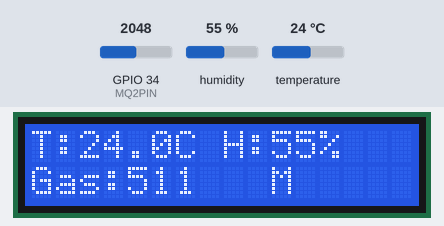
A sketch run on a simulated ESP32. Shown: 16×2 character LCD. The test bench sets the inputs (shaded band); at power-on: GPIO 34 (MQ2PIN) = 2048, humidity 55 %, temperature 24 °C (analog values on the 0–4095 scale). What the sketch prints to the serial monitor is not drawn.

Above: at 3.6 s.
3.7 s: GPIO 34 (MQ2PIN) set to 1657
At 6.8 s:
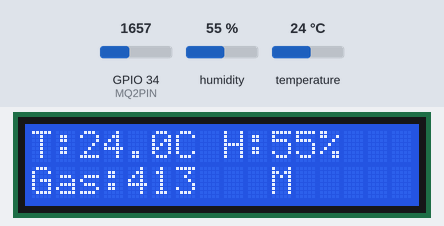
7.6 s: GPIO 34 (MQ2PIN) set to 1529
At 10.3 s:
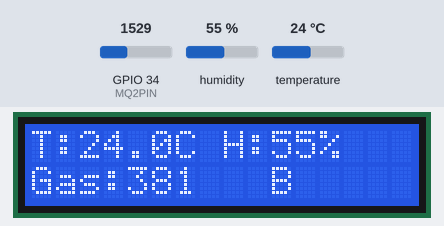
11.5 s: GPIO 34 (MQ2PIN) set to 0
At 13.3 s:
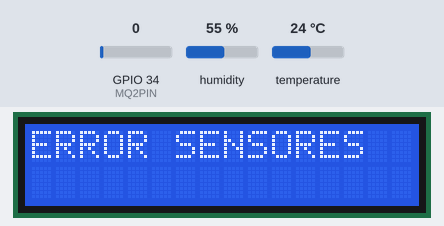
15.4 s: GPIO 34 (MQ2PIN) set to 2047
At 18.3 s:
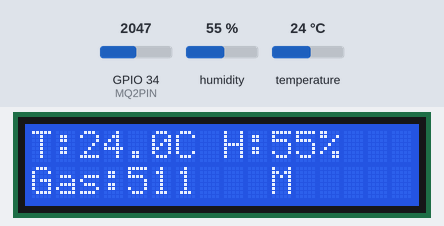
19.5 s: humidity set to 22 %
At 21.8 s:
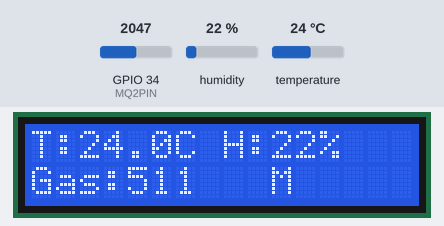
23.4 s: temperature set to 12 °C
At 25.3 s:
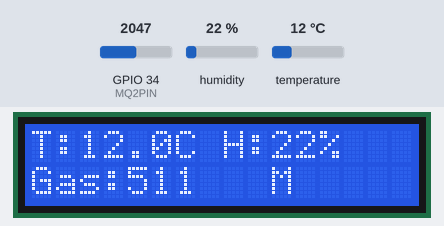
Timing chart, 0 to 26.8 s (numbered marks = the images above; inputs shaded):
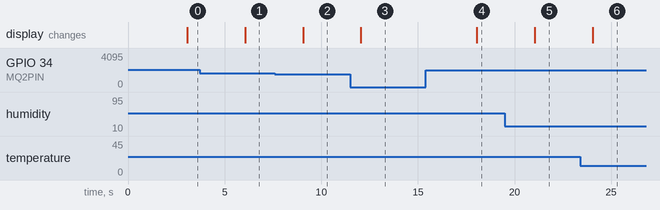

The sketch:

Invernadero.ino
```cpp
#include <DHT.h>
#include <Wire.h>
#include <LiquidCrystal_I2C.h>

// ==============================
// CONFIGURACIÓN DE PINES Y SENSORES
// ==============================
#define DHTPIN 15
#define DHTTYPE DHT11
#define MQ2PIN 34

DHT dht(DHTPIN, DHTTYPE);

// Pantalla LCD I2C 16x2 (dirección 0x27, puede variar)
LiquidCrystal_I2C lcd(0x27, 16, 2);

// ==============================
// VARIABLES GLOBALES
// ==============================
unsigned long ultimoTiempoLectura = 0;
const unsigned long INTERVALO_LECTURA = 3000; // Cada 3 segundos

float humedadAnterior = 0;
float temperaturaAnterior = 0;

// ==============================
// CONFIGURACIÓN INICIAL
// ==============================
void setup() {
  Serial.begin(115200);
  Serial.println("\n=== MONITOREO DE INVERNADERO ===");

  // Inicializar DHT11
  dht.begin();
  if (!verificarDHT()) Serial.println("❌ ERROR: Sensor DHT11 no responde");
  else Serial.println("✅ Sensor DHT11 listo");

  // Configurar MQ2 ADC
  analogReadResolution(12);         // 12 bits = 0-4095
  analogSetAttenuation(ADC_11db);  // rango ~0-3.6V
  pinMode(MQ2PIN, INPUT);

  // Inicializar LCD
  lcd.init();
  lcd.backlight();
  lcd.clear();
  lcd.setCursor(0, 0);
  lcd.print("Sistema listo");
}

// ==============================
// FUNCIONES DE LECTURA DE SENSORES
// ==============================
bool verificarDHT() {
  float temp = dht.readTemperature();
  float hum = dht.readHumidity();
  return !isnan(temp) && !isnan(hum);
}

// ==============================
// BUCLE PRINCIPAL
// ==============================
void loop() {
  unsigned long tiempoActual = millis();
  if (tiempoActual - ultimoTiempoLectura >= INTERVALO_LECTURA) {
    ultimoTiempoLectura = tiempoActual;

    float temp = dht.readTemperature();
    float hum = dht.readHumidity();
    int gasRaw = analogRead(MQ2PIN);
    int gas = map(gasRaw, 0, 4095, 0, 1023); // Normalización 0–1023

    bool errorSensores = false;
    if (isnan(temp) || isnan(hum)) {
      Serial.println("⚠ Error al leer el DHT11");
      errorSensores = true;
    }
    if (gasRaw == 0) {
      Serial.println("⚠ Error al leer el sensor MQ2");
      errorSensores = true;
    }

    if (!errorSensores) {
      mostrarDatos(temp, hum, gas);
      mostrarLCD(temp, hum, gas);
    } else {
      Serial.println("❌ Algunos sensores no están respondiendo");
      lcd.clear();
      lcd.setCursor(0,0);
      lcd.print("ERROR SENSORES");
    }
  }
}

// ==============================
// FUNCIONES DE SALIDA
// ==============================
void mostrarDatos(float temp, float hum, int gas) {
  Serial.println("\n--- LECTURA DE SENSORES ---");
  Serial.print("🌡 Temperatura: "); Serial.print(temp); Serial.println(" °C");
  Serial.print("💧 Humedad: "); Serial.print(hum); Serial.println(" %");
  Serial.print("🔥 Nivel de gas: "); Serial.println(gas);

  String riesgo = calcularRiesgo(temp, hum, gas);
  Serial.println("📊 Nivel de riesgo: " + riesgo);
}

// ==============================
// MOSTRAR EN LCD
// ==============================
void mostrarLCD(float temp, float hum, int gas) {
  lcd.clear();
  lcd.setCursor(0, 0);
  lcd.print("T:");
  lcd.print(temp,1);
  lcd.print("C H:");
  lcd.print(hum,0);
  lcd.print("%");

  lcd.setCursor(0,1);
  String riesgo = calcularRiesgo(temp, hum, gas);
  lcd.print("Gas:");
  lcd.print(gas);
  lcd.setCursor(10,1);
  lcd.print(riesgo[0]); // Muestra el primer símbolo para alertar visual
}

// ==============================
// FUNCIÓN PARA CLASIFICAR EL RIESGO
// ==============================
String calcularRiesgo(float temp, float hum, int gas) {
  if (temp > 45 && gas > 900 && hum < 25) return "ALTO";
  if ((temp > 40 && gas > 700) || (gas > 800 && hum < 30)) return "MEDIO";
  if (temp < 35 && gas < 400 && hum > 30) return "BAJO";
  return "MOD";
}
```

Measured:
- the behaviour switches between 1602 and 1601 on GPIO 34 (MQ2PIN) (found by bisection; images 1 and 2)
- after the input at 3.7 s, the display: changes after 2.4 s (image 1)
- after the input at 7.6 s, the display: changes after 1.5 s (image 2)
- after the input at 11.5 s, the display: changes after 0.54 s (image 3)
- after the input at 15.4 s, the display: changes after 2.7 s (image 4)
- after the input at 19.5 s, the display: changes after 1.6 s (image 5)
- after the input at 23.4 s, the display: changes after 0.65 s (image 6)
